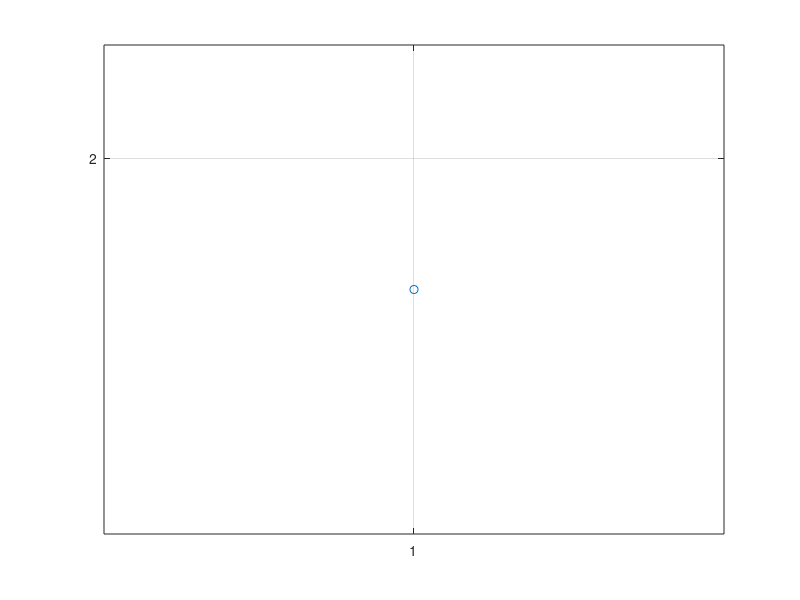

This chart was generated by the following MATLAB code: (Note: this script raises an error after producing the figure.)
 % inicialmente a variável i e j são instanciadas ...como i = j = sqrt(-1)
 % A parte imaginária pode ser digitada sem explicitar o ...operador de multiplicação "*"
 % desde que o operador j seja inserido após os digitos ...numéricos, e.g.
 z = 1 + 2j
 z = [1 + j*sqrt(3)] % note que internamente o Matlab ...sempre usa o termo i = sqrt(-1)
 z = complex(1, sqrt(3)) % forma alternativa de .. instanciar um número complexo

 plot(z,'o'); grid on; axis equal %desenha o ponto z
 text(1.05*real(z), imag(z), ['z = ' + string(z)]); % ...rotula o ponto z
 % Ajustando os eixos cartesianos para a origem (0,0)
 ax = gca;



 ax.XAxisLocation = 'origin';
 ax.YAxisLocation = 'origin';
 ax.Box = 'off';
 % Descrevendo o significado de cada eixo
 title('Representação de número complexo z')
 xlabel('Real');
 ylabel('j (Imaginário)');